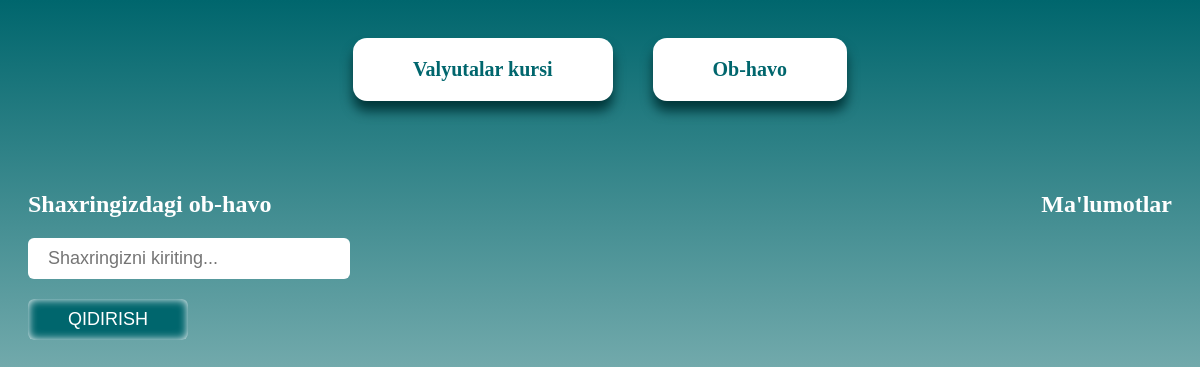
/weather/, run on an earlier commit of the app's database.
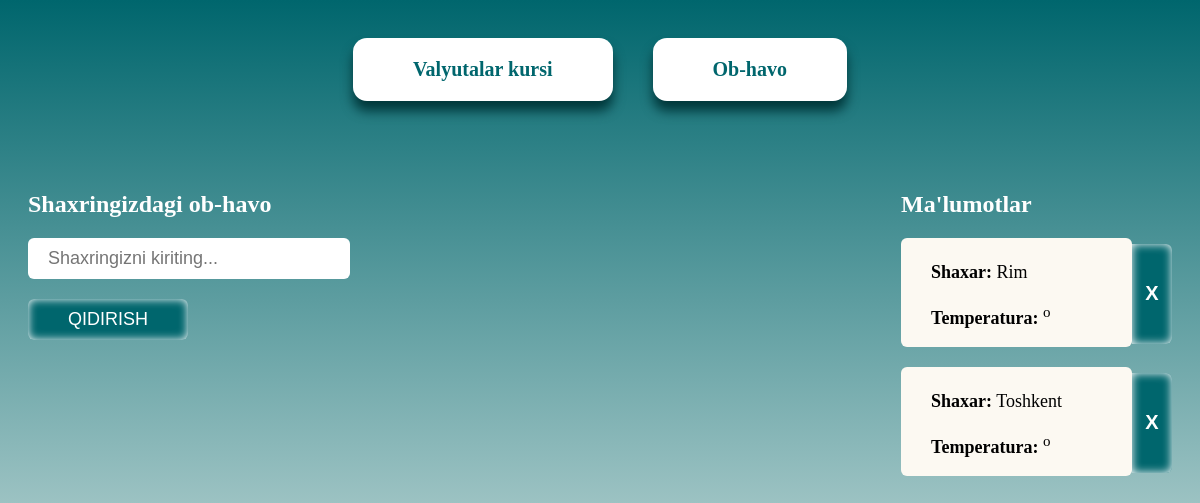
And on a later commit of the database.
### weather/models.py (models this page shows, shortened)
class City(models.Model):
    name = models.CharField(max_length=30)

### weather/views.py (the view)
# urls.py: path('weather/', include("weather.urls")),
def weather(request):
    app_id = "ecf394f775014121a13130117231304"
    if request.method == 'POST':
        form = CityForm(request.POST)
        form.save()
    form = CityForm()
    cities = City.objects.all()
    all_cities = []
    for city in cities:
        url = f"http://api.weatherapi.com/v1/current.json?key={app_id}&q={city.name}&aqi=no"
        res = requests.get(url).json()
        try:
            city_info = {
                'city_pk': city.id,
                'city': city.name,
                'temp': res["current"]["temp_c"],
                'icon': res["current"]['condition']['icon']
            }
        except KeyError:
            city_info = {
                'city_pk': city.id,
                'city': "Bunday shaxar topilmadi",
                'temp': "-",
            }
        all_cities.append(city_info)
    context = {
        'all_info': all_cities,
        'form': form
    }
    return render(request, template_name='weather/weather.html', context=context)

### weather/forms.py
class CityForm(ModelForm):
    class Meta:
        model = City
        fields = ['name']
        widgets = {
            'name': TextInput(attrs={
                'class': 'city',
                'name': 'city',
                'placeholder': 'Shaxringizni kiriting...'
            })
        }

### templates/weather/weather.html (shortened to what this page needs)
{% extends 'base.html' %}
{% block content %}
<div class="wrap">
    <div class="block">
        <div class="elem">
            <h2>Shaxringizdagi ob-havo</h2>
            <form action="" method="post">
                {{ form.name }}
                <br>
                <input type="submit" name="send" value="Qidirish" class="but">
            </form>
        </div>
        <div class="elem">
            <h2>Ma'lumotlar</h2>
            {% for info in all_info %}
            <form action="{% url 'deletecity' info.city_pk %}" method="post" class="x">
                <input type="submit" value="X" class="remove">
            </form>
            <div class="info">
                <p class="data">
                    <b>Shaxar:</b> {{ info.city }} <br><br>
                    <b>Temperatura:</b> {{ info.temp }}<sup>o</sup>
                </p>
            </div>
            {% endfor %}
        </div>
    </div>
</div>
{% endblock %}

What changed in the data, as far as the page shows it:
added City: city "Rim"
added City: city "Toshkent"
Also different on the page:
new list line: "X Shaxar: Temperatura: o"
